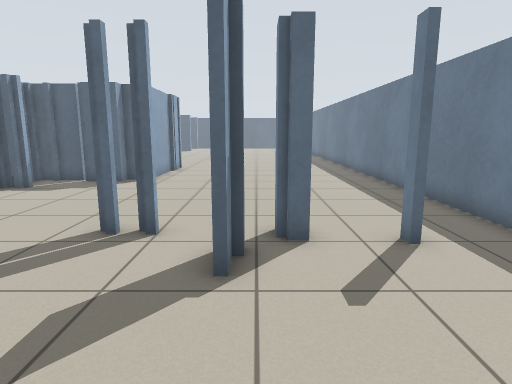
[1] (above)

24 first-person views from a walk through a Stage world. The camera is 1 m above the floor, tilts 10° down and sees 75° across. The lines on the ground mark 1 m squares. The floor is counted in squares, 0.5 m on a side. Each view is taken from the middle of a square. On the plan, view 1 faces up. The plan holds only what a view shows up to about 18 squares ahead; the rest is blank. The place goes on beyond the plan. The robots in the file are not drawn.

[2]
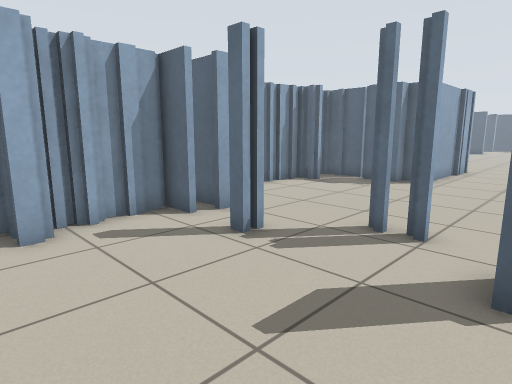

[3]
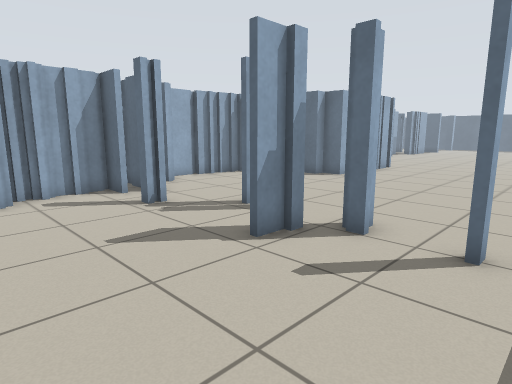

[4]
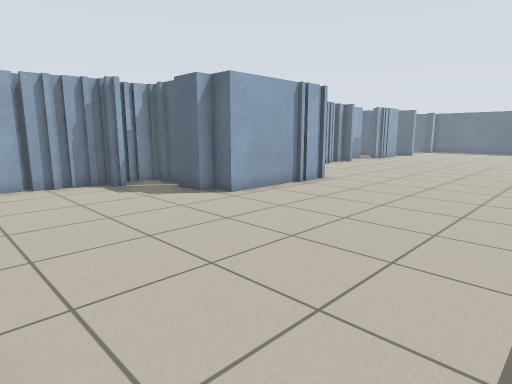

[5]
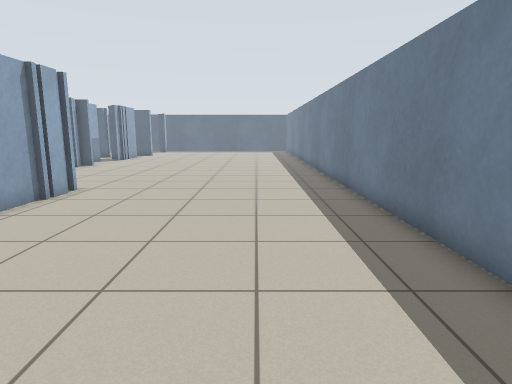

[6]
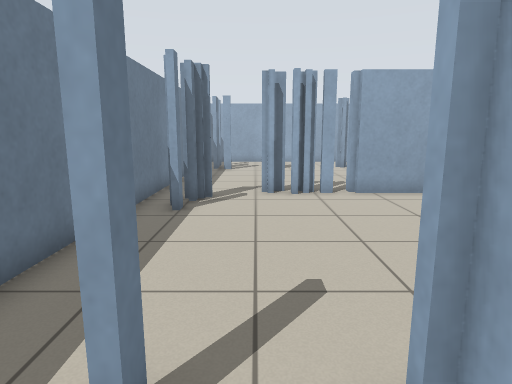

[7]
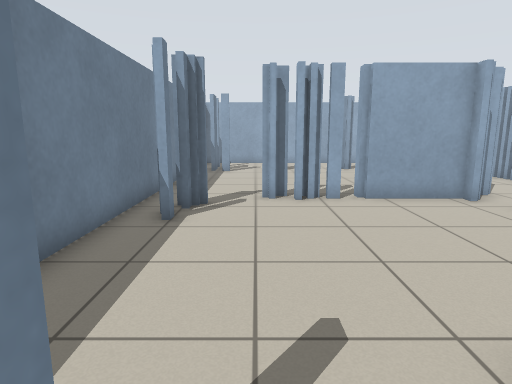

[8]
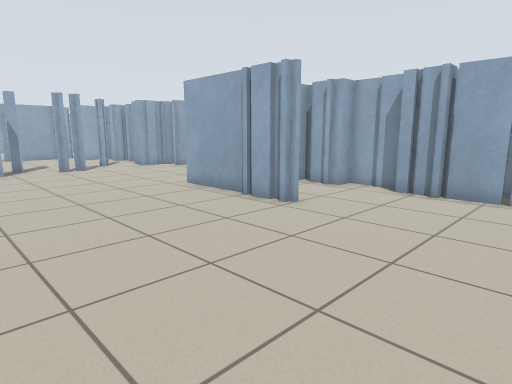

[9]
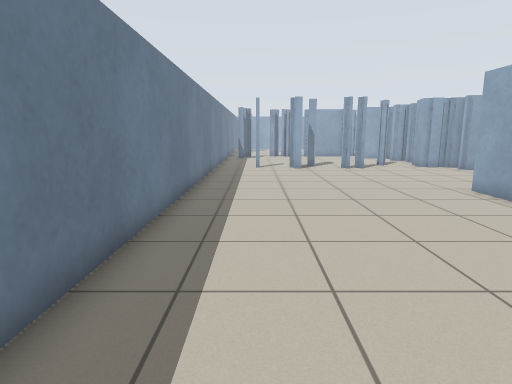

[10]
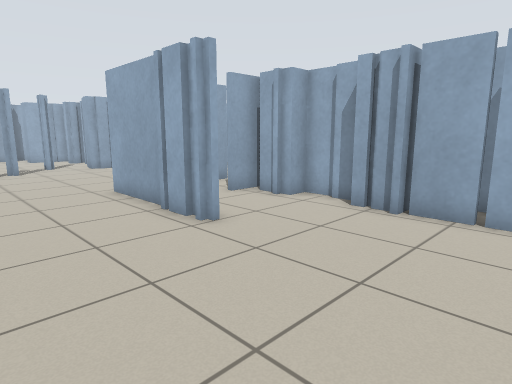

[11]
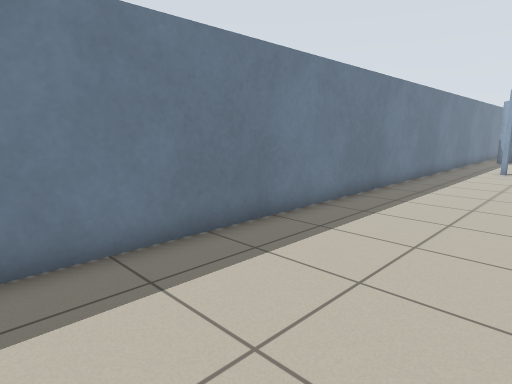

[12]
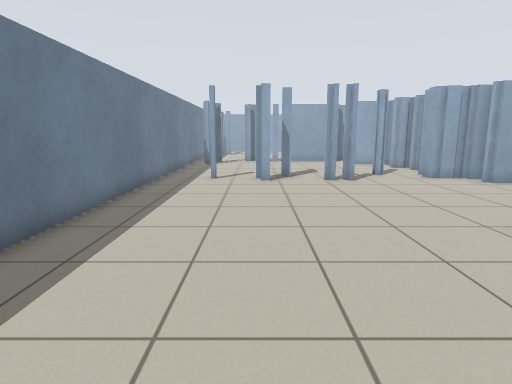

[13]
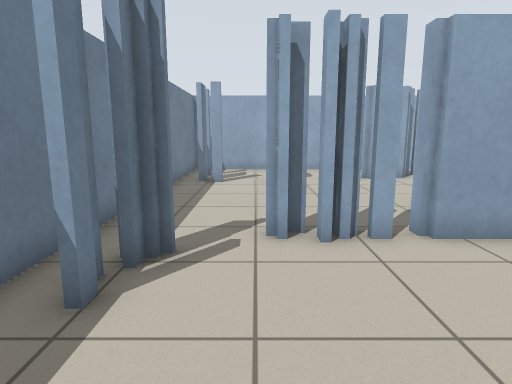

[14]
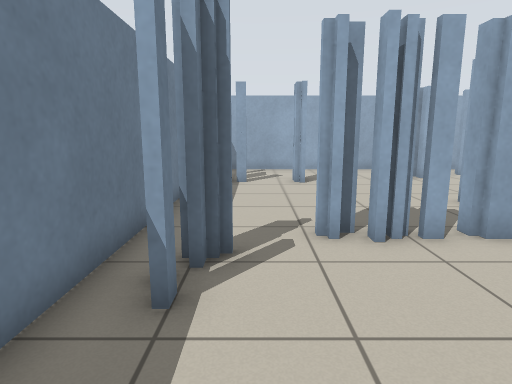

[15]
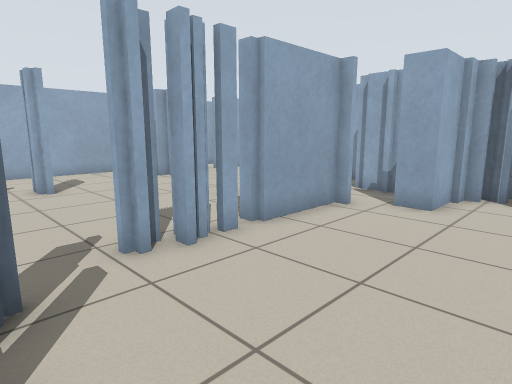

[16]
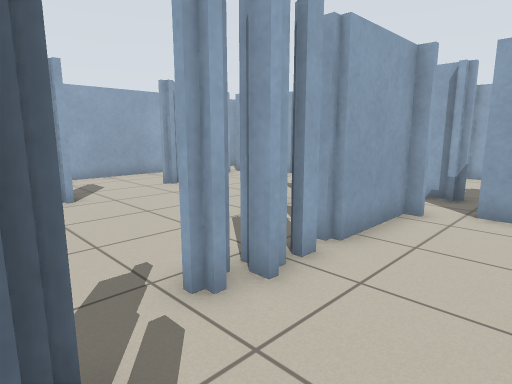

[17]
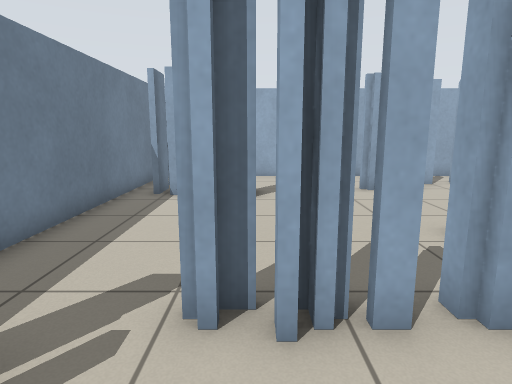

[18]
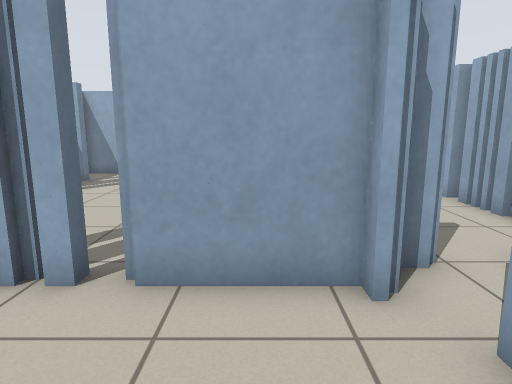

[19]
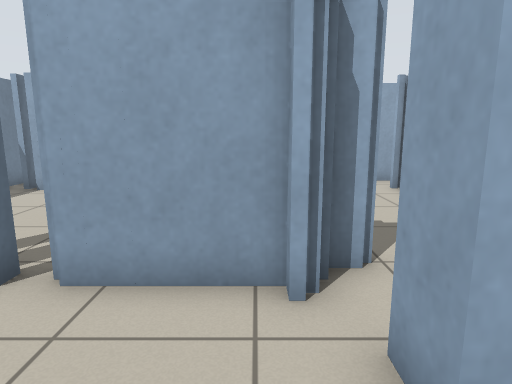

[20]
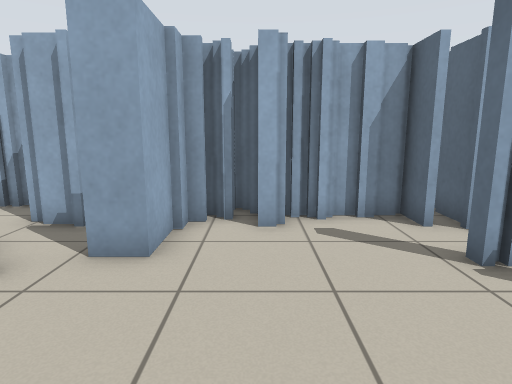

[21]
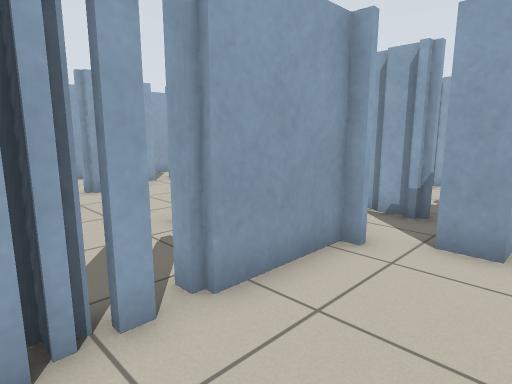

[22]
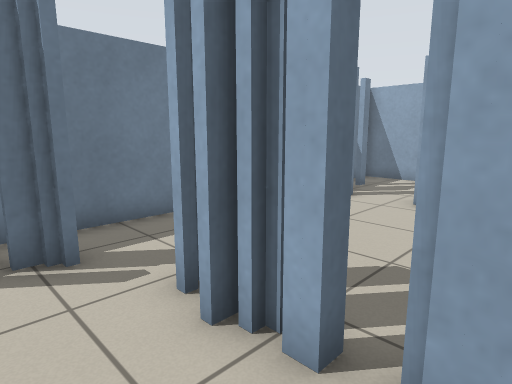

[23]
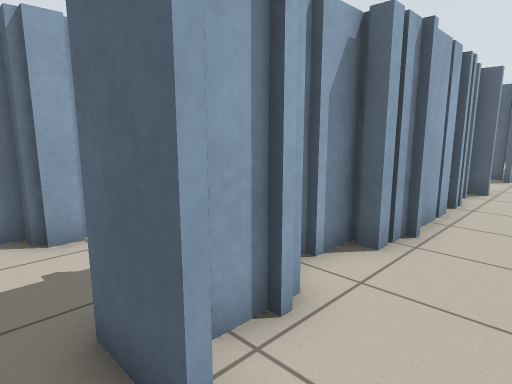

[24]
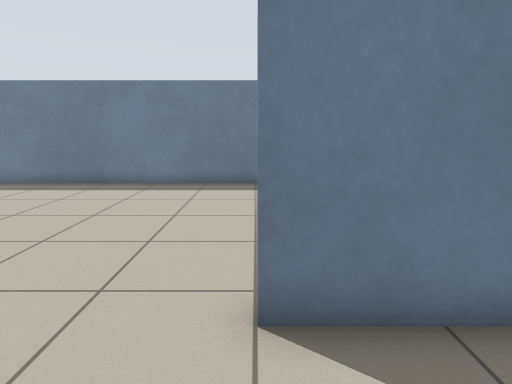

### Floor plan
Key: @ floor where view 1 was taken; # wall or solid block; x gap in a wall; . floor; T thing the floor can be seen under or through.
Columns run from 14 left of view 1 to 5 right of it. Each row starts with its distance up from view 1.
 26       #............#
 25      ##............#
 24     ###............#
 23     ###............#
 22      ##............#
 21      #.............#
 20      #.............#
 19      ##..##........#
 18  #.. ##..##........#
 17 ##...##. #.........#
 16    .... .#.........#
 15      #   #.........#
 14     ###x##.........#
 13     ##.............#
 12     ##.............#
 11     ##.............#
 10     #..............#
  9     #..............#
  8     ##.............#
  7      ##....TT......#
  6      ###...TT.TT.#.#
  5       ##.#...TT....#
  4       #............#
  3       #............#
  2       #............#
  1      ###...........#
  0      ###......@....#
 -1       ####........T#
 -2       ...x.......TT#
 -3  #....##.###TTTTTTT#
 -4  #.. ###x#   TTTT..#
 -5      #...  ........#
 -6      #...  #.......#
 -7      #.............#
 -8      #.............#
 -9      #.. ..........#
-10      #.  ..........#
-11      #  .......#..##
-12      # ..###......#
-13     #######.......#
-14           .........

Positions as (right, up) in squares from view 1, and headings:
1: (0, 0), facing up
2: (0, 0), facing up-left
3: (4, 0), facing up-left
4: (4, 7), facing up-left
5: (2, 8), facing up
6: (2, 8), facing down
7: (2, 7), facing down
8: (3, 26), facing down-left
9: (3, 26), facing down
10: (0, 26), facing down-left
11: (0, 26), facing down-right
12: (1, 21), facing down
13: (2, 3), facing down
14: (3, 3), facing down
15: (4, 2), facing down-left
16: (4, 0), facing down-left
17: (1, 0), facing down
18: (-3, 1), facing down
19: (-4, 1), facing down
20: (0, 1), facing left
21: (1, 0), facing down-left
22: (-2, -1), facing down-right
23: (-6, 16), facing up-left
24: (-8, 20), facing right
